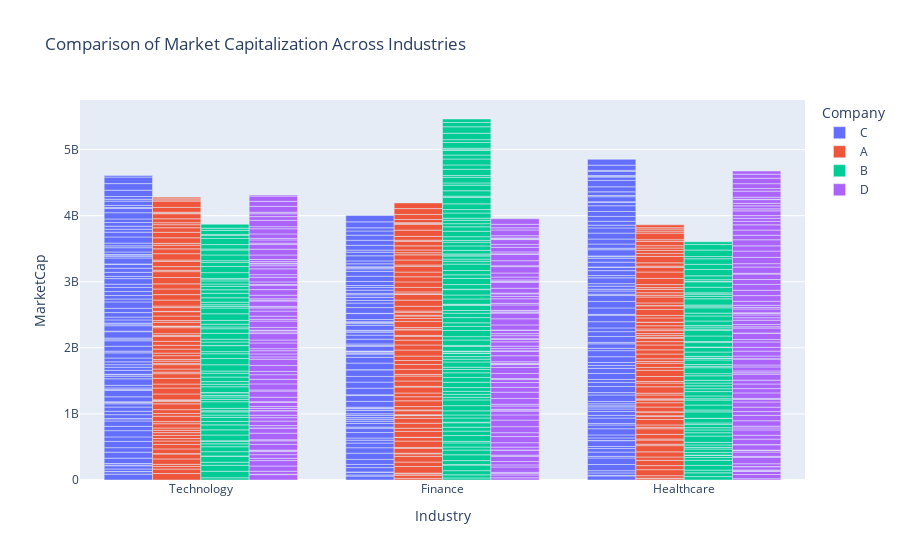

The code cell stored with this chart in its notebook:
### Code cell
# Compare the market capitalization of different companies in different industries

fig = px.bar(data, x='Industry', y='MarketCap', color='Company',
             title='Comparison of Market Capitalization Across Industries')
fig.update_layout(barmode='group')  # Group bars for each industry
fig.show()

### Figure 1 — Plotly figure (JSON) as saved in the notebook; plotly's stock layout.template omitted (floating-point values rounded to 4 significant figures; data arrays with more than 128 entries replaced by an {"elided": "..."} marker saying what was removed)
{"data": [{"alignmentgroup": "True", "hovertemplate": "Company=C<br>Industry=%{x}<br>MarketCap=%{y}<extra></extra>", "legendgroup": "C", "marker": {"color": "#636efa", "pattern": {"shape": ""}}, "name": "C", "offsetgroup": "C", "orientation": "v", "showlegend": true, "textposition": "auto", "type": "bar", "x": {"elided": "263 str values"}, "xaxis": "x", "y": {"elided": "263 int values"}, "yaxis": "y"}, {"alignmentgroup": "True", "hovertemplate": "Company=A<br>Industry=%{x}<br>MarketCap=%{y}<extra></extra>", "legendgroup": "A", "marker": {"color": "#EF553B", "pattern": {"shape": ""}}, "name": "A", "offsetgroup": "A", "orientation": "v", "showlegend": true, "textposition": "auto", "type": "bar", "x": {"elided": "238 str values"}, "xaxis": "x", "y": {"elided": "238 int values"}, "yaxis": "y"}, {"alignmentgroup": "True", "hovertemplate": "Company=B<br>Industry=%{x}<br>MarketCap=%{y}<extra></extra>", "legendgroup": "B", "marker": {"color": "#00cc96", "pattern": {"shape": ""}}, "name": "B", "offsetgroup": "B", "orientation": "v", "showlegend": true, "textposition": "auto", "type": "bar", "x": {"elided": "242 str values"}, "xaxis": "x", "y": {"elided": "242 int values"}, "yaxis": "y"}, {"alignmentgroup": "True", "hovertemplate": "Company=D<br>Industry=%{x}<br>MarketCap=%{y}<extra></extra>", "legendgroup": "D", "marker": {"color": "#ab63fa", "pattern": {"shape": ""}}, "name": "D", "offsetgroup": "D", "orientation": "v", "showlegend": true, "textposition": "auto", "type": "bar", "x": {"elided": "257 str values"}, "xaxis": "x", "y": {"elided": "257 int values"}, "yaxis": "y"}], "layout": {"barmode": "group", "legend": {"title": {"text": "Company"}, "tracegroupgap": 0}, "title": {"text": "Comparison of Market Capitalization Across Industries"}, "xaxis": {"anchor": "y", "domain": [0, 1], "title": {"text": "Industry"}}, "yaxis": {"anchor": "x", "domain": [0, 1], "title": {"text": "MarketCap"}}}}
